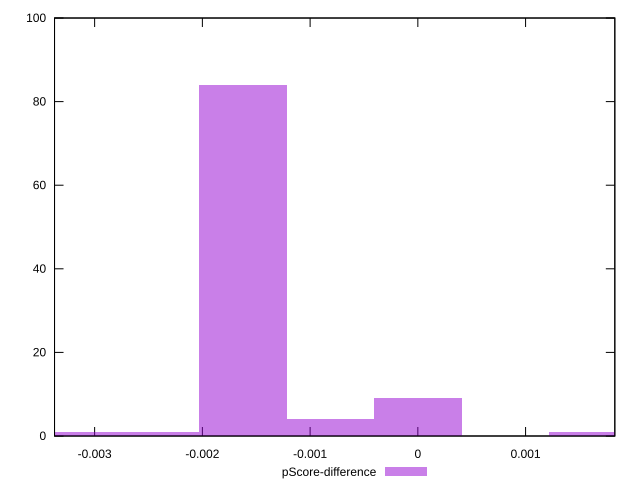

Reproduce this figure in gnuplot.
reset

$pScoreDifference <<EOF
0.0016250512521421663 1
-0.0032501025042843325 1
-0.0016250512521421663 84
0 9
-0.0008125256260710831 4
-0.0024375768782132494 1
EOF

set key outside below
set boxwidth 0.0008125256260710831
set xrange [-0.003372157151349753:0.0018282531217840292]
set yrange [0:100]
set trange [0:100]
set style fill transparent solid 0.5 noborder
set terminal svg size 640, 490 enhanced background rgb 'white'
set output "report_0_00242021-02-20T12:25:28.543Z/first-cpu-idle/samples/pages+cached+noadtech+nomedia+nocss/pScore-difference/histogram.svg"

plot $pScoreDifference title "pScore-difference" with boxes

reset
